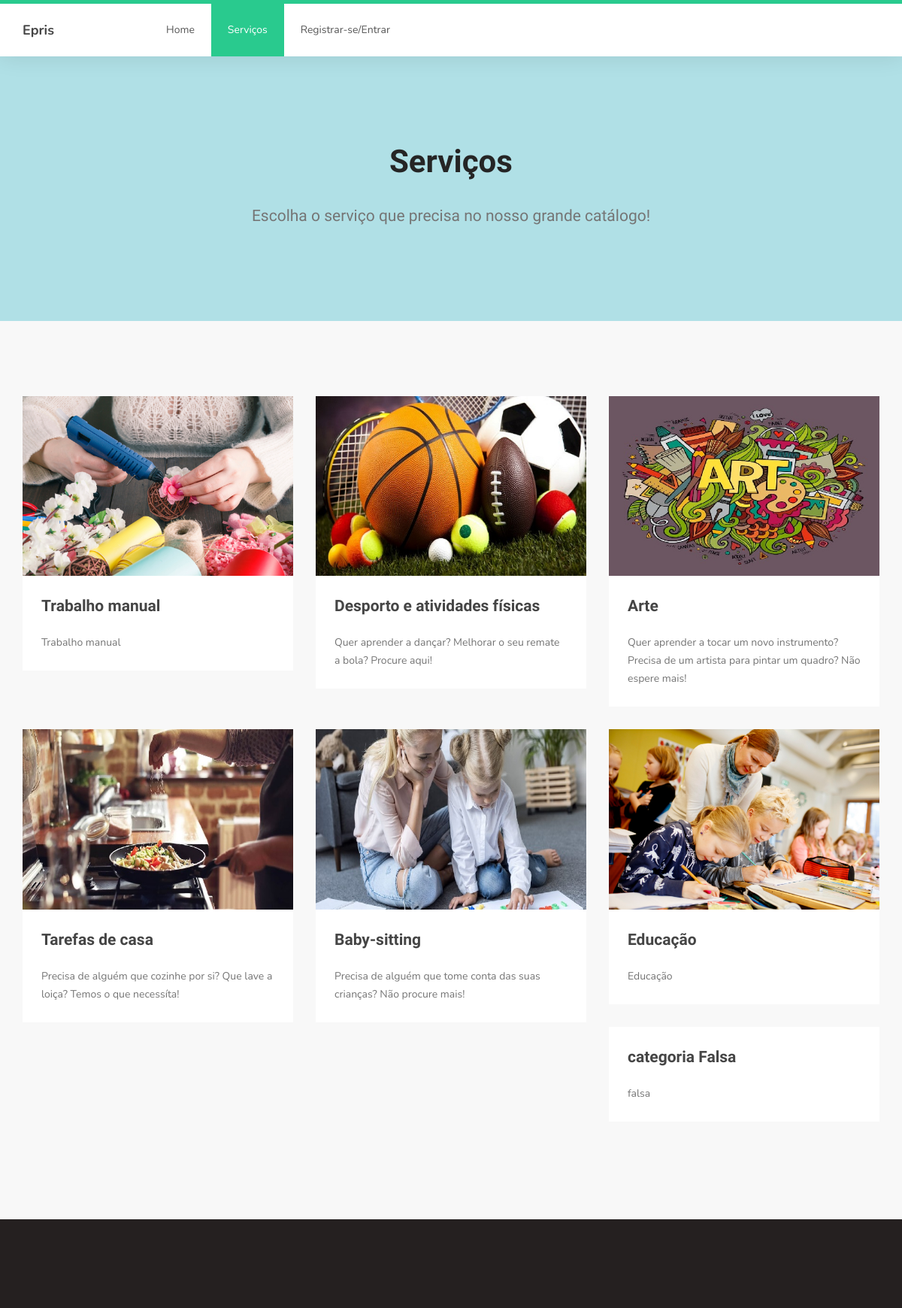
Page /offers.php (upper part) on the earlier database version.
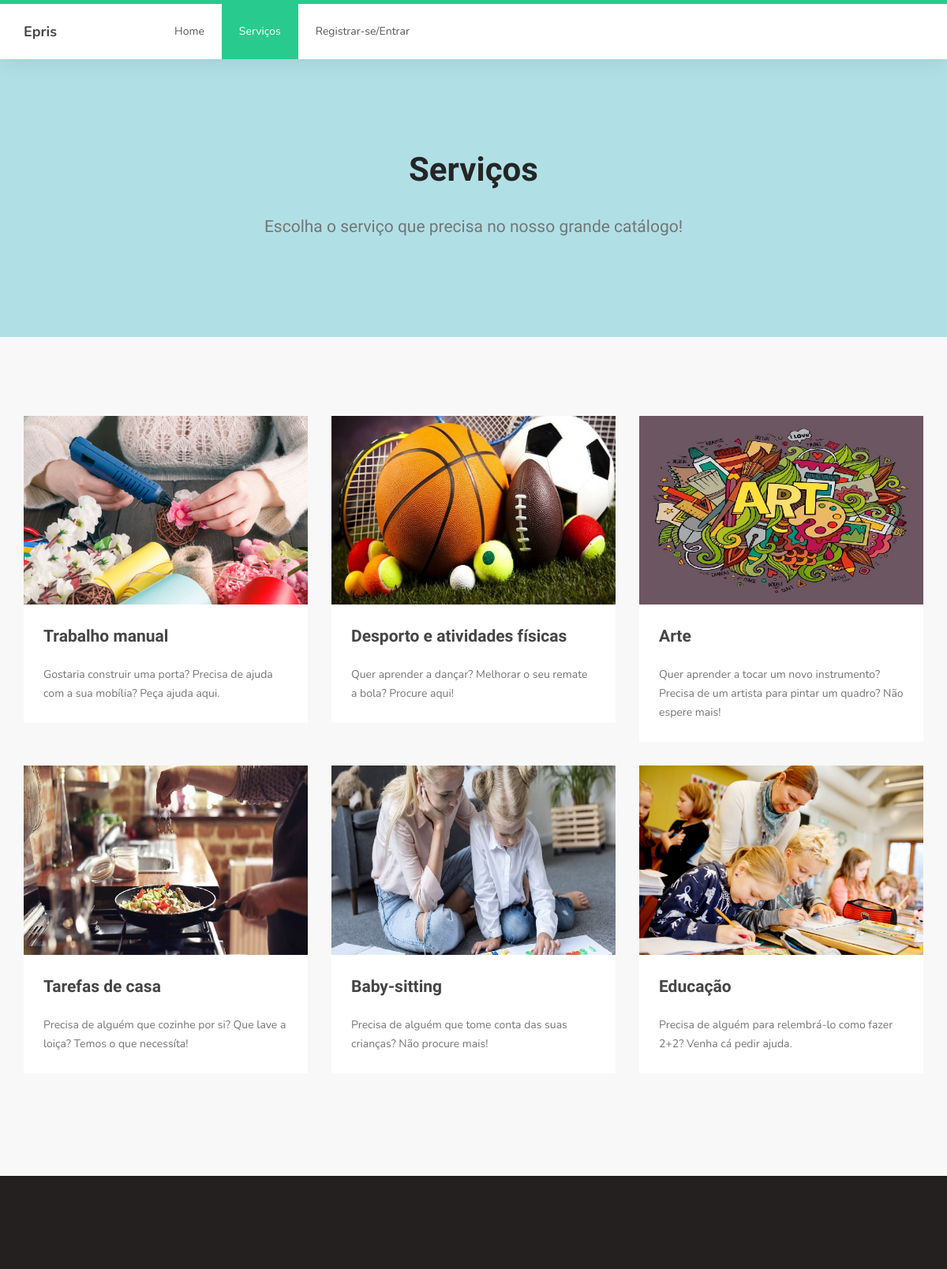
Same page on the later database version.
### tables this page shows
CREATE TABLE `categorias`  (
  `categoriaId` int(11) NOT NULL AUTO_INCREMENT,
  `categoriaNome` varchar(45) NOT NULL,
  `categoriaDescricao` text NOT NULL,
  `categoriaImagemURL` varchar(255) NOT NULL,
  PRIMARY KEY (`categoriaId`) USING BTREE
);

### offers.php (the view, shortened to what this page needs)
<?php
include_once("includes/body.inc.php");
$sql ="Select * from categorias";
$result=mysqli_query($con,$sql);
?>
     <section style="background-color: powderblue">
          <div class="container">
               <div class="text-center">
                    <h1>Serviços</h1>
                    <br>
                    <p class="lead">Escolha o serviço que precisa no nosso grande catálogo!</p>
               </div>
          </div>
     </section>
     <section class="section-background">
          <div class="container">
               <div class="row">
                   <?php
                   while($dados=mysqli_fetch_array($result)){
                   ?>
                       </a><div class="col-md-4 col-sm-4">
                           <a href="servicolista.php?id=<?php echo $dados['categoriaId']?>"> <div class="courses-thumb courses-thumb-secondary">
                           <div class="courses-top">
                               <div class="courses-image">
                                   <img src="<?php echo $dados['categoriaImagemURL'] ?>" class="img-responsive" alt="">
                               </div>
                           </div>
                           <div class="courses-detail">
                               <h3><?php echo $dados['categoriaNome'] ?></h3>
                               <br><p><?php echo $dados['categoriaDescricao']?></p>
                           </div>
                       </div></a>
                   </div>
                       <?php
                   }
                   ?>
               </div>
          </div>
     </section>

Differences in the rows shown:
removed categorias: categoriaNome "categoria Falsa", categoriaDescricao "falsa"
changed categorias "Trabalho manual": categoriaDescricao "Trabalho manual" → "Gostaria construir uma porta? Precisa de ajuda com a sua mobília? Peça ajuda aqui."
changed categorias "Educação": categoriaDescricao "Educação" → "Precisa de alguém para relembrá-lo como fazer 2+2? Venha cá pedir ajuda."
